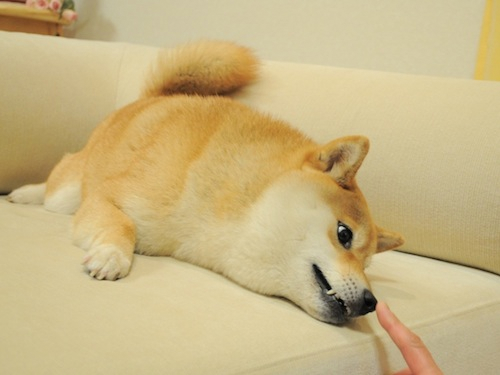
#> input picture Q_HistogramComparison/images/doge.png, 500 x 375 px
$ python compare.py --dataset images
#> lines starting #> are read from the running program, lines starting #| are printed output that depends on the picture
# USAGE
# python compare.py --dataset images

# import the necessary packages
from scipy.spatial import distance as dist
import matplotlib.pyplot as plt
import numpy as np
import argparse
import glob
import cv2

# construct the argument parser and parse the arguments
ap = argparse.ArgumentParser()
ap.add_argument("-d", "--dataset", required = True,
	help = "Path to the directory of images")
args = vars(ap.parse_args())

# initialize the index dictionary to store the image name
# and corresponding histograms and the images dictionary
# to store the images themselves
index = {}
images = {}

# loop over the image paths
for imagePath in glob.glob(args["dataset"] + "/*.png"):
	# extract the image filename (assumed to be unique) and
	# load the image, updating the images dictionary
	filename = imagePath[imagePath.rfind("/") + 1:]
	image = cv2.imread(imagePath)
#> image is the input picture: shape (375, 500, 3); mean B, G, R 131.9, 181.1, 200.6
	images[filename] = cv2.cvtColor(image, cv2.COLOR_BGR2RGB)

	# extract a 3D RGB color histogram from the image,
	# using 8 bins per channel, normalize, and update
	# the index
	hist = cv2.calcHist([image], [0, 1, 2], None, [8, 8, 8],
		[0, 256, 0, 256, 0, 256])
	hist = cv2.normalize(hist, image).flatten()
#> hist = 512 values, max 0.71 at index 310, min 0 at index 3, mean 0.00522
	index[filename] = hist

# METHOD #1: UTILIZING OPENCV
# initialize OpenCV methods for histogram comparison
OPENCV_METHODS = (
	("Correlation", cv2.HISTCMP_CORREL),
	("Chi-Squared", cv2.HISTCMP_CHISQR),
	("Intersection", cv2.HISTCMP_INTERSECT),
	("Hellinger", cv2.HISTCMP_BHATTACHARYYA))

# loop over the comparison methods
for (methodName, method) in OPENCV_METHODS:
	# initialize the results dictionary and the sort
	# direction
	results = {}
	reverse = False

	# if we are using the correlation or intersection
	# method, then sort the results in reverse order
	if methodName in ("Correlation", "Intersection"):
		reverse = True

	# loop over the index
	for (k, hist) in index.items():
		# compute the distance between the two histograms
		# using the method and update the results dictionary
		d = cv2.compareHist(index["doge.png"], hist, method)
		results[k] = d

	# sort the results
	results = sorted([(v, k) for (k, v) in results.items()], reverse = reverse)

	# show the query image
	fig = plt.figure("Query")
	ax = fig.add_subplot(1, 1, 1)
	ax.imshow(images["doge.png"])
	plt.axis("off")

	# initialize the results figure
	fig = plt.figure("Results: %s" % (methodName))
	fig.suptitle(methodName, fontsize = 20)

	# loop over the results
	for (i, (v, k)) in enumerate(results):
		# show the result
		ax = fig.add_subplot(1, len(images), i + 1)
		ax.set_title("%s: %.2f" % (k, v))
		plt.imshow(images[k])
		plt.axis("off")

# show the OpenCV methods
plt.show()
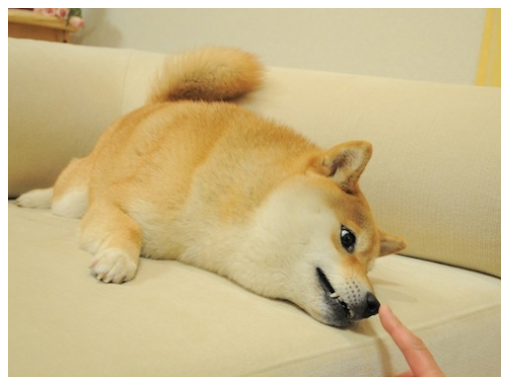
#> figure drawn by matplotlib, 4 panels


# METHOD #2: UTILIZING SCIPY
# initialize the scipy methods to compaute distances
SCIPY_METHODS = (
	("Euclidean", dist.euclidean),
	("Manhattan", dist.cityblock),
	("Chebysev", dist.chebyshev))

# loop over the comparison methods
for (methodName, method) in SCIPY_METHODS:
	# initialize the dictionary dictionary
	results = {}

	# loop over the index
	for (k, hist) in index.items():
		# compute the distance between the two histograms
		# using the method and update the results dictionary
		d = method(index["doge.png"], hist)
		results[k] = d

	# sort the results
	results = sorted([(v, k) for (k, v) in results.items()])

	# show the query image
	fig = plt.figure("Query")
	ax = fig.add_subplot(1, 1, 1)
	ax.imshow(images["doge.png"])
	plt.axis("off")

	# initialize the results figure
	fig = plt.figure("Results: %s" % (methodName))
	fig.suptitle(methodName, fontsize = 20)

	# loop over the results
	for (i, (v, k)) in enumerate(results):
		# show the result
		ax = fig.add_subplot(1, len(images), i + 1)
		ax.set_title("%s: %.2f" % (k, v))
		plt.imshow(images[k])
		plt.axis("off")

# show the SciPy methods
plt.show()

# METHOD #3: ROLL YOUR OWN
def chi2_distance(histA, histB, eps = 1e-10):
	# compute the chi-squared distance
	d = 0.5 * np.sum([((a - b) ** 2) / (a + b + eps)
		for (a, b) in zip(histA, histB)])

	# return the chi-squared distance
	return d

# initialize the results dictionary
results = {}

# loop over the index
for (k, hist) in index.items():
	# compute the distance between the two histograms
	# using the custom chi-squared method, then update
	# the results dictionary
	d = chi2_distance(index["doge.png"], hist)
	results[k] = d
#> this loop made 1 pass
#> (k, d) on pass 1: ('doge.png', 0)
#> after the loop, results = {'doge.png': 0}

# sort the results
results = sorted([(v, k) for (k, v) in results.items()])
#> results = [(0, 'doge.png')]

# show the query image
fig = plt.figure("Query")
ax = fig.add_subplot(1, 1, 1)
ax.imshow(images["doge.png"])
plt.axis("off")

# initialize the results figure
fig = plt.figure("Results: Custom Chi-Squared")
fig.suptitle("Custom Chi-Squared", fontsize = 20)

# loop over the results
for (i, (v, k)) in enumerate(results):
	# show the result
	ax = fig.add_subplot(1, len(images), i + 1)
	ax.set_title("%s: %.2f" % (k, v))
	plt.imshow(images[k])
	plt.axis("off")
#> this loop made 1 pass

# show the custom method
plt.show()
